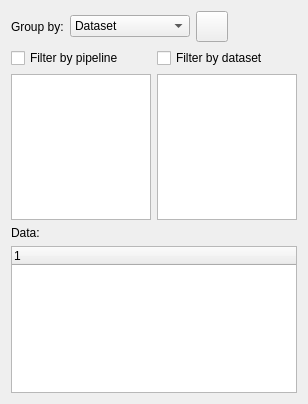
<?xml version="1.0" encoding="UTF-8"?>
<ui version="4.0">
 <class>treeView</class>
 <widget class="QWidget" name="treeView">
  <property name="geometry">
   <rect>
    <x>0</x>
    <y>0</y>
    <width>308</width>
    <height>404</height>
   </rect>
  </property>
  <property name="windowTitle">
   <string>Tree View</string>
  </property>
  <layout class="QGridLayout" name="gridLayout">
   <item row="0" column="0">
    <layout class="QVBoxLayout" name="verticalLayout_4">
     <item>
      <widget class="QWidget" name="widget" native="true">
       <layout class="QHBoxLayout" name="horizontalLayout">
        <property name="leftMargin">
         <number>0</number>
        </property>
        <property name="topMargin">
         <number>0</number>
        </property>
        <property name="rightMargin">
         <number>0</number>
        </property>
        <property name="bottomMargin">
         <number>0</number>
        </property>
        <item>
         <widget class="QLabel" name="label_2">
          <property name="text">
           <string>Group by:</string>
          </property>
         </widget>
        </item>
        <item>
         <widget class="QComboBox" name="cbGrouping">
          <property name="minimumSize">
           <size>
            <width>120</width>
            <height>0</height>
           </size>
          </property>
          <item>
           <property name="text">
            <string>Dataset</string>
           </property>
          </item>
          <item>
           <property name="text">
            <string>Segmentation pipeline</string>
           </property>
          </item>
         </widget>
        </item>
        <item>
         <widget class="QToolButton" name="tbFiltering">
          <property name="text">
           <string/>
          </property>
          <property name="icon">
           <iconset resource="FeatureAnalyzer.qrc">
            <normaloff>:/images/filter.png</normaloff>:/images/filter.png</iconset>
          </property>
          <property name="iconSize">
           <size>
            <width>24</width>
            <height>24</height>
           </size>
          </property>
          <property name="checkable">
           <bool>true</bool>
          </property>
         </widget>
        </item>
        <item>
         <spacer name="horizontalSpacer">
          <property name="orientation">
           <enum>Qt::Horizontal</enum>
          </property>
          <property name="sizeHint" stdset="0">
           <size>
            <width>249</width>
            <height>20</height>
           </size>
          </property>
         </spacer>
        </item>
       </layout>
      </widget>
     </item>
     <item>
      <widget class="QWidget" name="filterWidget" native="true">
       <layout class="QHBoxLayout" name="horizontalLayout_2">
        <property name="leftMargin">
         <number>0</number>
        </property>
        <property name="topMargin">
         <number>0</number>
        </property>
        <property name="rightMargin">
         <number>0</number>
        </property>
        <property name="bottomMargin">
         <number>0</number>
        </property>
        <item>
         <layout class="QVBoxLayout" name="verticalLayout_2">
          <item>
           <widget class="QCheckBox" name="cbFiltPipeline">
            <property name="sizePolicy">
             <sizepolicy hsizetype="Fixed" vsizetype="Fixed">
              <horstretch>0</horstretch>
              <verstretch>0</verstretch>
             </sizepolicy>
            </property>
            <property name="text">
             <string>Filter by pipeline</string>
            </property>
           </widget>
          </item>
          <item>
           <widget class="QListWidget" name="lwFiltPipeline">
            <property name="sizePolicy">
             <sizepolicy hsizetype="Expanding" vsizetype="Preferred">
              <horstretch>0</horstretch>
              <verstretch>0</verstretch>
             </sizepolicy>
            </property>
            <property name="selectionMode">
             <enum>QAbstractItemView::ExtendedSelection</enum>
            </property>
            <property name="selectionBehavior">
             <enum>QAbstractItemView::SelectRows</enum>
            </property>
           </widget>
          </item>
         </layout>
        </item>
        <item>
         <layout class="QVBoxLayout" name="verticalLayout">
          <item>
           <widget class="QCheckBox" name="cbFiltDataset">
            <property name="sizePolicy">
             <sizepolicy hsizetype="Fixed" vsizetype="Fixed">
              <horstretch>0</horstretch>
              <verstretch>0</verstretch>
             </sizepolicy>
            </property>
            <property name="text">
             <string>Filter by dataset</string>
            </property>
           </widget>
          </item>
          <item>
           <widget class="QListWidget" name="lwFiltDataset">
            <property name="sizePolicy">
             <sizepolicy hsizetype="Expanding" vsizetype="Preferred">
              <horstretch>0</horstretch>
              <verstretch>0</verstretch>
             </sizepolicy>
            </property>
            <property name="selectionMode">
             <enum>QAbstractItemView::ExtendedSelection</enum>
            </property>
            <property name="selectionBehavior">
             <enum>QAbstractItemView::SelectRows</enum>
            </property>
           </widget>
          </item>
         </layout>
        </item>
       </layout>
      </widget>
     </item>
     <item>
      <layout class="QVBoxLayout" name="verticalLayout_3">
       <item>
        <widget class="QLabel" name="label">
         <property name="text">
          <string>Data:</string>
         </property>
        </widget>
       </item>
       <item>
        <widget class="QTreeWidget" name="treeWidget">
         <column>
          <property name="text">
           <string notr="true">1</string>
          </property>
         </column>
        </widget>
       </item>
      </layout>
     </item>
    </layout>
   </item>
  </layout>
 </widget>
 <resources>
  <include location="FeatureAnalyzer.qrc"/>
 </resources>
 <connections/>
</ui>
